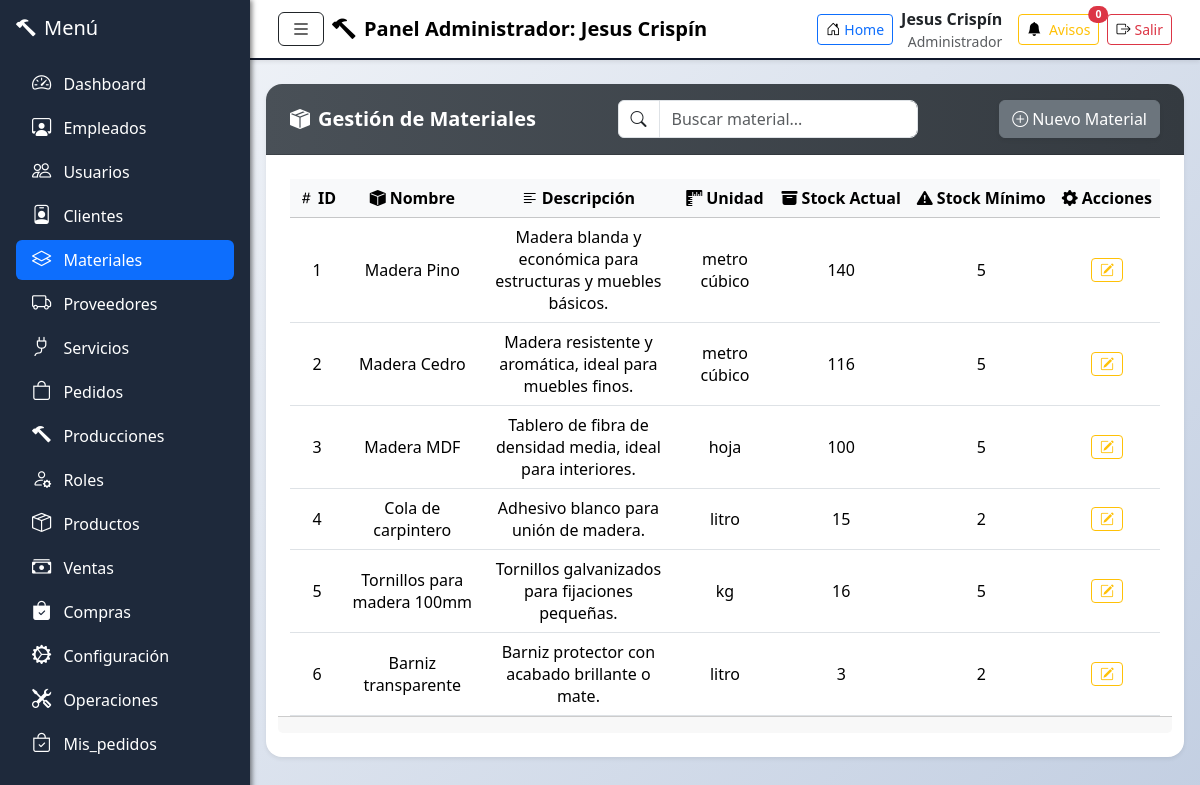
The app's page /index.php?vista=materiales (signed in) with its own data.
### tables this page shows
CREATE TABLE materiales (
  id INT AUTO_INCREMENT PRIMARY KEY,
  nombre VARCHAR(100) NOT NULL,
  descripcion TEXT,
  unidad_medida VARCHAR(50),
  stock_actual INT DEFAULT 0,
  stock_minimo INT DEFAULT 0,
  creado_en TIMESTAMP DEFAULT CURRENT_TIMESTAMP
);

### views/private/materiales.php (the view, shortened to what this page needs)
<?php
$sql = "SELECT * FROM materiales";
$stmt = $pdo->prepare($sql);
$stmt->execute();
$materiales = $stmt->fetchAll(PDO::FETCH_ASSOC);
?>
<div id="content" class="container-fluid py-4">
<div class="card shadow-sm border-0 rounded-4 mb-4">
  <div class="card-header bg-success text-white rounded-top-4 d-flex flex-column flex-md-row justify-content-between align-items-center gap-3 py-3 px-4">
    <h5 class="fw-bold mb-0">
      <i class="bi bi-box-seam-fill me-2"></i>Gestión de Materiales
    </h5>
    <div class="input-group w-100 w-md-auto" style="max-width: 300px;">
      <span class="input-group-text bg-white"><i class="bi bi-search"></i></span>
      <input type="text" class="form-control" id="buscador" placeholder="Buscar material...">
    </div>
    <a href="index.php?vista=registrar_materiales" class="btn btn-secondary shadow-sm" title="Nuevo Material">
      <i class="bi bi-plus-circle me-1"></i>Nuevo Material
    </a>
  </div>
  <div class="card-body p-4">
    <div class="table-responsive">
      <table id="tablaMateriales" class="table table-hover align-middle text-center mb-0">
        <thead class="table-light text-nowrap">
          <tr>
            <th><i class="bi bi-hash me-1"></i>ID</th>
            <th><i class="bi bi-box-fill me-1"></i>Nombre</th>
            <th><i class="bi bi-text-left me-1"></i>Descripción</th>
            <th><i class="bi bi-rulers me-1"></i>Unidad</th>
            <th><i class="bi bi-archive-fill me-1"></i>Stock Actual</th>
            <th><i class="bi bi-exclamation-triangle-fill me-1"></i>Stock Mínimo</th>
            <th><i class="bi bi-gear-fill me-1"></i>Acciones</th>
          </tr>
        </thead>
        <tbody id="tbody">
          <?php if (count($materiales) > 0): ?>
            <?php foreach ($materiales as $material): ?>
              <tr>
                <td><?= $material['id'] ?></td>
                <td><?= htmlspecialchars($material['nombre']) ?></td>
                <td><?= htmlspecialchars($material['descripcion']) ?></td>
                <td><?= htmlspecialchars($material['unidad_medida']) ?></td>
                <td><?= number_format($material['stock_actual'], 0) ?></td>
                <td><?= number_format($material['stock_minimo'], 0) ?></td>
                <td>
                  <a href="index.php?vista=editar_materiales&id=<?= $material['id'] ?>"
                     class="btn btn-sm btn-outline-warning  " title="Editar">
                    <i class="bi bi-pencil-square"></i>
                  </a>
                </td>
              </tr>
            <?php endforeach; ?>
          <?php endif; ?>
        </tbody>
      </table>
    </div>
    <div class="card-footer row py-2 d-flex justify-content-between">
        </div>
  </div>
</div>
</div>

### layouts/private/header.php (style rules this page uses)
:root { --primary-color: #8B4513; --secondary-color: #D2691E; --accent-color: #F4A460; --success-color: #28a745; --warning-color: #ffc107; --danger-color: #dc3545; --info-color: #17a2b8; --dark-color: #343a40; --light-color: #f8f9fa; }
html, body { height: 100%; margin: 0; overflow: hidden; font-family: 'Segoe UI', Tahoma, Geneva, Verdana, sans-serif; background: linear-gradient(135deg, #f5f7fa 0%, #c3cfe2 100%); }
.card { border: none; border-radius: 15px; box-shadow: 0 8px 25px rgba(0, 0, 0, 0.1); transition: all 0.3s ease; backdrop-filter: blur(10px); background: rgba(255, 255, 255, 0.95); }
#content { flex-grow: 1; overflow-y: auto; height: calc(100vh - 80px); margin-top: 60px; margin-left: 250px; padding: 1rem; transition: margin-left 0.3s ease; }
.card { box-shadow: 0 0.125rem 0.25rem rgba(0, 0, 0, 0.39); }
.card { border-radius: 1rem; border: none; background: #ffffff; box-shadow: 0 5px 15px rgba(0, 0, 0, 0.05); }
.card-header { background: linear-gradient(90deg, #495057, #343a40); color: #f8f9fa; border-top-left-radius: 1rem; border-top-right-radius: 1rem; padding: 1rem 1.5rem; }
.form-control::placeholder { color: #adb5bd; }
.input-group .form-control { border-radius: 0.5rem; }

### records on screen
materiales: id "1", nombre "Madera Pino", descripcion "Madera blanda y económica para estructuras y muebles básicos.", unidad_medida "metro cúbico", stock_actual "140", stock_minimo "5"
materiales: id "2", nombre "Madera Cedro", descripcion "Madera resistente y aromática, ideal para muebles finos.", unidad_medida "metro cúbico", stock_actual "116", stock_minimo "5"
materiales: id "3", nombre "Madera MDF", descripcion "Tablero de fibra de densidad media, ideal para interiores.", unidad_medida "hoja", stock_actual "100", stock_minimo "5"
materiales: id "4", nombre "Cola de carpintero", descripcion "Adhesivo blanco para unión de madera.", unidad_medida "litro", stock_actual "15", stock_minimo "2"
materiales: id "5", nombre "Tornillos para madera 100mm", descripcion "Tornillos galvanizados para fijaciones pequeñas.", unidad_medida "kg", stock_actual "16", stock_minimo "5"
materiales: id "6", nombre "Barniz transparente", descripcion "Barniz protector con acabado brillante o mate.", unidad_medida "litro", stock_actual "3", stock_minimo "2"

### other values on screen
$_SESSION['usuario']['rol'] "Administrador"
$_SESSION['usuario']['nombre'] "Jesus Crispín"
$label "Dashboard"
$label "Empleados"
$label "Usuarios"
$label "Clientes"
$label "Materiales"
$label "Proveedores"
$label "Servicios"
$label "Pedidos"
$label "Producciones"
$label "Roles"
$label "Productos"
$label "Ventas"
$label "Compras"
